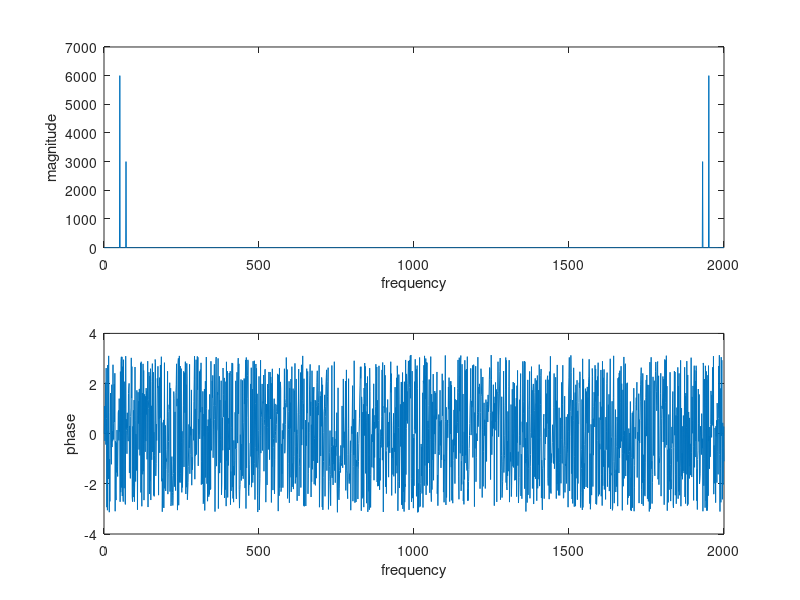

MATLAB code to generate this figure:
%{
f1 = 5000;
f2 = 4000;
f = 2000;
T = 1/f;
tmin = 0;
tmax = 5*T;             
dt1 = 1/19000;
dt2 = 1/4000;
t1 = tmin:dt1:tmax;
t2 = tmin:dt2:tmax;
x1 = 2*cos(2*pi*f1*t1);
x2 = 3*cos(2*pi*f2*t2);
X = 2*cos(2*pi*f1*T) + 3*cos(2*pi*f2*T);
plot(X)

fs = 1000;
t = 0 : 1/fs : 1.5 - 1/fs;
f1 = 20; 
f2 = 30;
x = 2*cos(2*pi*f1*t) + 3*cos(2*pi*f2*t);
%plot(x)
X = fft(x);
X_mag = abs(X);
%plot(X_mag)
X_phase = angle(X);
%the phase values would be a set of complex numbers
plot(X_phase)
X_phase(0.1)
%}

fs = 2000; %sampling frequency
t = 0 : 1/fs : 1 - 1/fs; 
f1 = 70;
f2 = 50;
a1 = 3;
a2 = 6;
s = a1*cos(2*pi*f1*t + 0.2) + a2*cos(2*pi*f2*t + 0.3) ;

S = fft(s);

length(s); %2000 bins in frequency domain


subplot(2,1,1);
S_magnitude = abs(S);
plot(S_magnitude);
ylabel('magnitude')
xlabel('frequency')

subplot(2,1,2)
S_phase = angle(S);
plot(S_phase);
ylabel('phase')
xlabel('frequency')



















